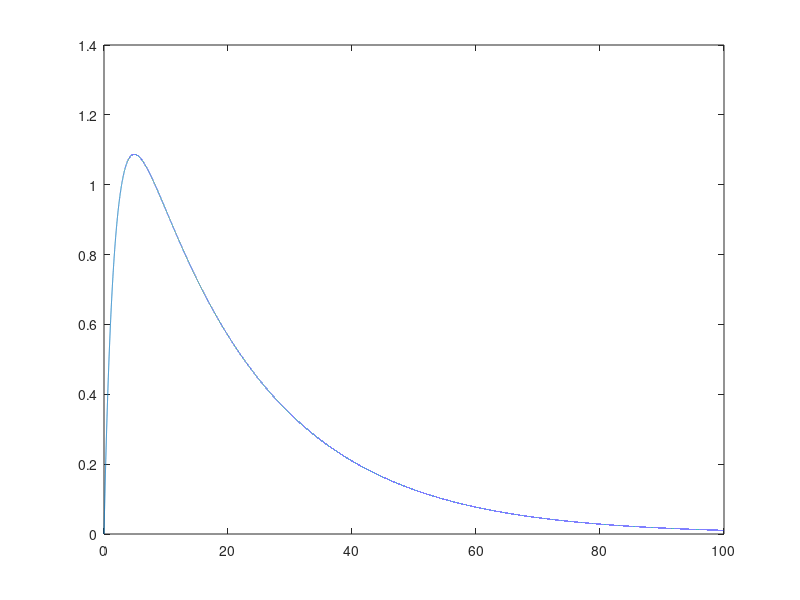

Source code (MATLAB):
% Estimate the proper intensity for Poisson feedforward driving
% Parameters
g_m = 5e-2;
f_e = 5e-3;
e_e = 14/3;
tau = 2;
n = 35;

g = @(t) n * f_e * exp(- t / tau);

tmax = 100;
dt = 1e-3;

v = zeros(tmax / dt + 1, 1);

for i = 2:length(v)
	v(i) = v(i - 1) + dt*(-(g_m + g(i * dt))*v(i-1) + e_e*g(i*dt));
end

plot(0:dt:tmax, v)

find(v(:) == max(v))